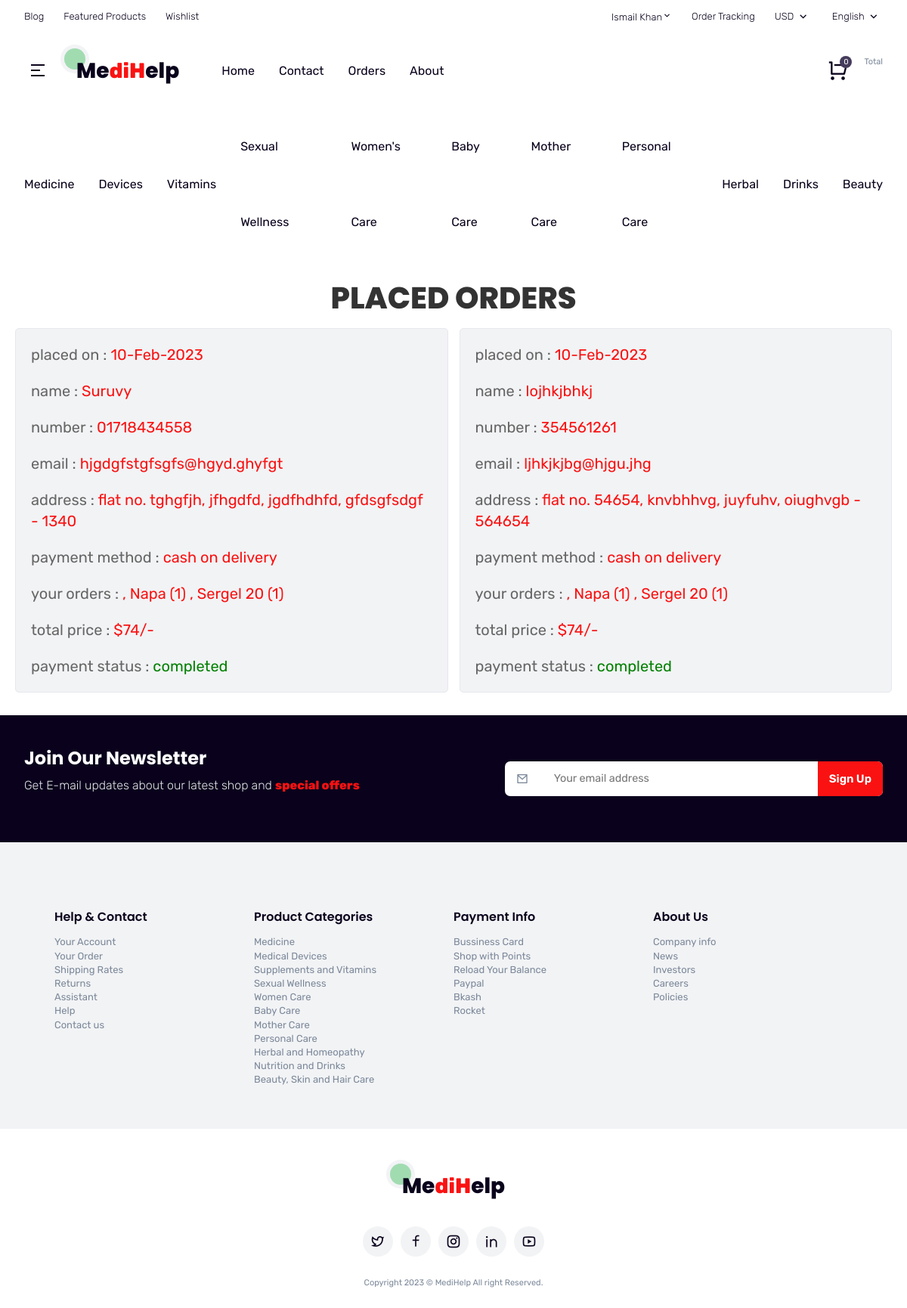
Page /orders.php (signed in) on the committed database.
### tables this page shows
CREATE TABLE `users` (
  `id` int(100) NOT NULL,
  `name` varchar(100) NOT NULL,
  `email` varchar(100) NOT NULL,
  `password` varchar(100) NOT NULL,
  `user_type` varchar(20) NOT NULL DEFAULT 'user'
);

CREATE TABLE `orders` (
  `id` int(100) NOT NULL,
  `user_id` int(100) NOT NULL,
  `name` varchar(100) NOT NULL,
  `number` varchar(12) NOT NULL,
  `email` varchar(100) NOT NULL,
  `method` varchar(50) NOT NULL,
  `address` varchar(500) NOT NULL,
  `total_products` varchar(1000) NOT NULL,
  `total_price` int(100) NOT NULL,
  `placed_on` varchar(50) NOT NULL,
  `payment_status` varchar(20) NOT NULL DEFAULT 'pending'
);

### orders.php (the view, shortened to what this page needs)
<?php
include 'config.php';
$user_id = $_SESSION['user_id'];
?>
<!DOCTYPE html>
<html lang="en">
<head>
   <link rel="stylesheet" href="https://cdn.jsdelivr.net/npm/remixicon@2.5.0/fonts/remixicon.css">
   <link rel="stylesheet" href="https://cdnjs.cloudflare.com/ajax/libs/font-awesome/6.0.0/css/all.min.css">
   <link rel="stylesheet" href="https://cdn.jsdelivr.net/npm/swiper@8/swiper-bundle.min.css"/>
   <link rel="stylesheet" href="css/style.css">
   <link rel="stylesheet" href="css/style1.css">
</head>
<body>
<?php include 'header.php'; ?>
<?php include 'header1.php'; ?>
<section class="placed-orders">
   <h1 class="title">Placed orders</h1>
   <div class="box-container">
      <?php
         $order_query = mysqli_query($conn, "SELECT * FROM `orders` WHERE user_id = '$user_id'") or die('query failed');
         if(mysqli_num_rows($order_query) > 0){
            while($fetch_orders = mysqli_fetch_assoc($order_query)){
      ?>
      <div class="box">
         <p> placed on : <span><?php echo $fetch_orders['placed_on']; ?></span> </p>
         <p> name : <span><?php echo $fetch_orders['name']; ?></span> </p>
         <p> number : <span><?php echo $fetch_orders['number']; ?></span> </p>
         <p> email : <span><?php echo $fetch_orders['email']; ?></span> </p>
         <p> address : <span><?php echo $fetch_orders['address']; ?></span> </p>
         <p> payment method : <span><?php echo $fetch_orders['method']; ?></span> </p>
         <p> your orders : <span><?php echo $fetch_orders['total_products']; ?></span> </p>
         <p> total price : <span>$<?php echo $fetch_orders['total_price']; ?>/-</span> </p>
         <p> payment status : <span style="color:<?php if($fetch_orders['payment_status'] == 'pending'){ echo 'red'; }else{ echo 'green'; } ?>;"><?php echo $fetch_orders['payment_status']; ?></span> </p>
         </div>
      <?php
       }
      }else{
         echo '<p class="empty">no orders placed yet!</p>';
      }
      ?>
   </div>
</section>
<?php include 'footer.php'; ?>
</body>
</html>

### header.php (shortened to what this page needs)
<div id="page" class="site page-home">
        <header>
            <div class="header-top mobile-hide">
                <div class="container">
                    <div class="wrapper flexitem">
                        <div class="left">
                            <ul class="flexitem main-link">
                                <li><a href="#">Blog</a></li>
                                <li><a href="#">Featured Products</a></li>
                                <li><a href="#">Wishlist</a></li>
                            </ul>
                        </div>
                        <div class="right">
                            <ul class="flexitem main-links">
                            <?php
                            	$select_user = mysqli_query($conn, "SELECT * FROM `users` WHERE id = '$user_id'") or die('query failed');
                                if(mysqli_num_rows($select_user) > 0){
                                    $fetch_user = mysqli_fetch_assoc($select_user);
                                };
                            ?>
                                <li><p><span><?php echo $fetch_user['name']; ?><i class="ri-arrow-down-s-line"></i></span></p>
                                </li>
                                <li><a href="#">Order Tracking</a></li>
                                <li><a href="#">USD <span class="icon-small"><i class="ri-arrow-down-s-line"></i></span></a>
                                </li>
                                <li><a href="#">English<span class="icon-small"><i class="ri-arrow-down-s-line"></i></span></a>
                                </li>
                            </ul>
                        </div>
                    </div>
                </div>
            </div>
        </header>
        <div class="header-nav">
            <div class="container">
                <div class="wrapper flexitem">
                    <a href="#" class="trigger dexktop-hide"><span class="i ri-menu-2-line"></span></a>
                    <div class="lift flexitem">
                        <div class="logo"><a href="home.php"><span class="circle"></span>Me<span class="logocolor">diH</span>elp</a></div>
                        <nav class="mobile-hide">
                            <ul class="flexitem second-links">
                                <li><a href="home.php">Home</a></li>
                                <li class="has-child">
                                    <a href="contact.php">Contact</a>
                                </li>
                                <li class="has-child">
                                    <a href="orders.php">Orders</a>
                                </li>
                                <li><a href="about.php">About</a>
                                </li>
                            </ul>
                        </nav>
                    </div>
                    <div class="right">
                           <ul class="flexitem second-link">
                            <li><a href="cart.php" class="iscart" style="display:flex; justify-content: speach-between;">
                                    <div class="icon-large">
                                          <?php
                                             $select_cart_number = mysqli_query($conn, "SELECT * FROM `cart` WHERE user_id = '$user_id'") or die('query failed');
                                             $cart_rows_number = mysqli_num_rows($select_cart_number);
                                          ?>
                                          <i class="ri-shopping-cart-line"></i>
                                          <div class="fly-item">
                                             <span class="item-number"><?php echo $cart_rows_number; ?></span>
                                          </div>
                                    </div>
                                    <div class="icon-text" >
                                          <div class="mini-text">Total</div>
                                    </div>
                                 </a>
                              </li>
                           </ul>
                    </div>
                </div>
            </div>
        </div>
      </div>

### css/style.css (style rules this page uses)
:root { --primary-color: #fa1212; --secondary-color: #27b94b; --secondary-dark-color: #453c5c; --white-color: #ffffff; --light-bg-color: #f2f3f5; --light-text-color: #7c899a; --border-color:#e5e8ec; --dark-color: #0a021c; --font-small: 13px; --font-smaller: 11px; --percent100: 100%; --percent50: 50%; --fw3: 300; --fw5: 500; --fw6: 600; --fw7: 700; --fw8: 800; --trans-background-color: background-color .3s, color .3s; --trans-background: background-color .3s; --trans-color: color .3s; }
* { margin: 0; padding: 0; }
*,::before,::after { box-sizing: border-box; }
body { font-family: 'Rubik', sans-serif; font-size: 16px; font-weight: 400; line-height: 1.4; color: var(--dark-color); background-color: var(--white-color); }
a { text-decoration: none; color: inherit; -webkit-tap-highlight-color: transparent; }
ul { list-style: none; }
h1, h2, h3, h4 { font-family: 'Poppins'; }
h1 { font-size: calc(1.3em + 1vw); font-weight: var(--fw8); line-height: 1; margin-bottom: 23px; }
.container { max-width: 1280px; margin: 0 auto; padding: 0.938em; }
.flexitem { display: flex; align-items: center; }
.icon-small, .icon-large { display: flex; align-items: center; padding: 0 0.25em; font-weight: normal; }
.icon-small { font-size: 1.25em; margin-left: auto; }
.icon-large { font-size: 1.75em; padding: 0 0.75em 0 0; }
.mobile-hide { display: none; }
.mini-text { font-size: var(--font-smaller); color: var(--light-text-color); }
:where(.off-canvas, header) li > a { display: flex; position: relative; line-height: inherit; transition: var(--trans-color); }
.header-top .wrapper { font-size: var(--font-small); font-weight: var(--fw3); justify-content: space-between; line-height: 42px; }
.header-top .wrapper ul { gap: 2em; }
.header-top li { position: relative; }
.logocolor { color: var(--primary-color); }
.header-nav { padding: 0.5em 0; margin-bottom: 1.5em; border-bottom: 1px solid var(--border-color); }
.trigger { font-size: 1.5em; display: flex; padding: 0.25em; margin-right: 0.5em; }
.logo a { font-family: 'Poppins'; font-size: 1.75em; position: relative; font-weight: var(--fw8); display: flex; padding-left: 0.75em; margin-right: 2em; }
.circle { top: -15px; left: 0; position: absolute; width: 38px; background-color: var(--light-bg-color); height: 38px; border-radius: var(--percent50); z-index: -1; }
.circle::before { content: ''; position: absolute; width: 28px; height: 28px; border-radius: var(--percent50); background-color: var(--secondary-color); bottom: 5px; right: 5px; opacity: .4; }
.header-nav nav > ul { line-height: 100px; gap: 2em; }
.fly-item { position: absolute; height: 16px; font-size: 10px; padding: 3px; text-align: center; line-height: 10px; color: var(--white-color); }
.header-nav .right { position: relative; margin-left: auto; }
.header-nav .right .icon-large { position: relative; }
.header-nav .right .fly-item { top: 0; right: 16px; width: 16px; background-color: var(--secondary-dark-color); border-radius: var(--percent50); }
@media screen and (min-width: 992px) { .container { padding: 0em 2em; } }
@media screen and (min-width: 992px) { .mobile-hide { display: block; } }
@media screen and (min-width: 992px) { .logo a { margin-right: 2em; } }
@media screen and (min-width: 992px) { .header-nav { padding: 0; margin: 0; border-bottom: 0; } }
@media screen and (min-width: 992px) { .header-nav .right li > a { margin-left: 1em; } }

### css/style1.css (style rules this page uses)
:root { --primary-color: #fa1212; --red:#c0392b; --orange:#f39c12; --black:#333; --white:#fff; --light-color:#666; --light-white:#ccc; --light-bg:#f2f3f5; --border:.1rem solid #e5e8ec; --box-shadow:0 .5rem 1rem rgba(0,0,0,.1); }
* { font-family: 'Rubik', sans-serif; margin:0; padding:0; box-sizing: border-box; outline: none; border:none; text-decoration: none; transition:all .2s linear; }
html { font-size: 62.5%; overflow-x: hidden; }
section { padding:3rem 2rem; }
.title { text-align: center; margin-bottom: 2rem; text-transform: uppercase; color:var(--black); font-size: 4rem; }
.placed-orders .box-container { max-width: 1200px; margin:0 auto; display:flex; flex-wrap: wrap; align-items: center; gap:1.5rem; }
.placed-orders .box-container .box { flex:1 1 40rem; border-radius: .5rem; padding:2rem; border:var(--border); background-color: var(--light-bg); padding:1rem 2rem; }
.placed-orders .box-container .box p { padding:1rem 0; font-size: 2rem; color:var(--light-color); }
.placed-orders .box-container .box p span { color:var(--primary-color); }

### rows in the picture
users: name "Ismail Khan"
orders: placed_on "10-Feb-2023", name "Suruvy", number "01718434558", email "hjgdgfstgfsgfs@hgyd.ghyfgt", address "flat no. tghgfjh, jfhgdfd, jgdfhdhfd, gfdsgfsdgf - 1340", method "cash on delivery", total_products ", Napa (1) , Sergel 20 (1)", total_price "74", payment_status "completed"
orders: placed_on "10-Feb-2023", name "lojhkjbhkj", number "354561261", email "ljhkjkjbg@hjgu.jhg", address "flat no. 54654, knvbhhvg, juyfuhv, oiughvgb - 564654", method "cash on delivery", total_products ", Napa (1) , Sergel 20 (1)", total_price "74", payment_status "completed"

### other values in the picture
$cart_rows_number "0"
